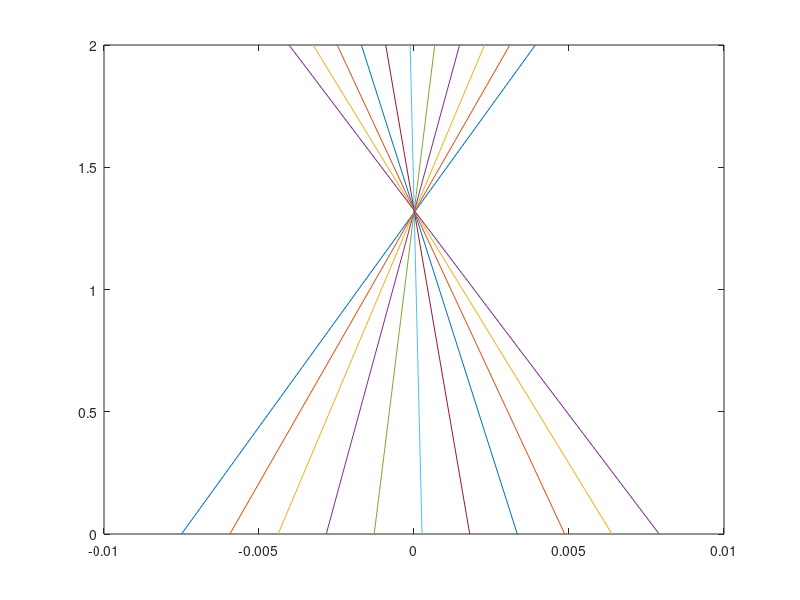

Write the MATLAB code that produced this figure.
V = 613;
aperture = 16e-3;
scan_time = 20e-6;
spacing = 0.1;
focus = 1;
axial_scan = 20;

axial_range = 2;
num_ray = 11;
num_times = 1;
[rays_t, rays_x] = meshgrid(linspace(-scan_time/2, scan_time/2, num_times), linspace(-aperture/2, aperture/2, num_ray));

B = 1 + spacing/2/focus;
w3 = axial_scan / focus / B^3;
phase_aod_first = @(t, x) (x - V*t).^2 / 2 / (2 * focus + spacing) + w3 * (x - V*t).^3 / 6;% - 3 * spacing * B * w3^2 * (x - V*t).^4 / 24;% + 15 * spacing^2 / B * w3^3 * (x - V*t).^5 / 120;
phase_aod_second = @(t, x) (x + V*t).^2 / 2 / (2 * focus) - (x + V*t).^3 / 6 * axial_scan / focus; 

D = 1e-9;
deflect = @(t, x, phase_aod) -(phase_aod(t, x+D) - phase_aod(t, x-D)) ./ (2*D);
propagate = @(k, L) k * L;

rays_k = deflect(rays_t, rays_x, phase_aod_first);
rays_x = rays_x + propagate(rays_k, spacing);
rays_k = rays_k + deflect(rays_t, rays_x, phase_aod_second);

X = [rays_x(:), rays_x(:) + propagate(rays_k(:), axial_range)];
Y = [zeros(num_ray * num_times, 1), zeros(num_ray * num_times, 1) + axial_range];
figure()
plot(X', Y');
